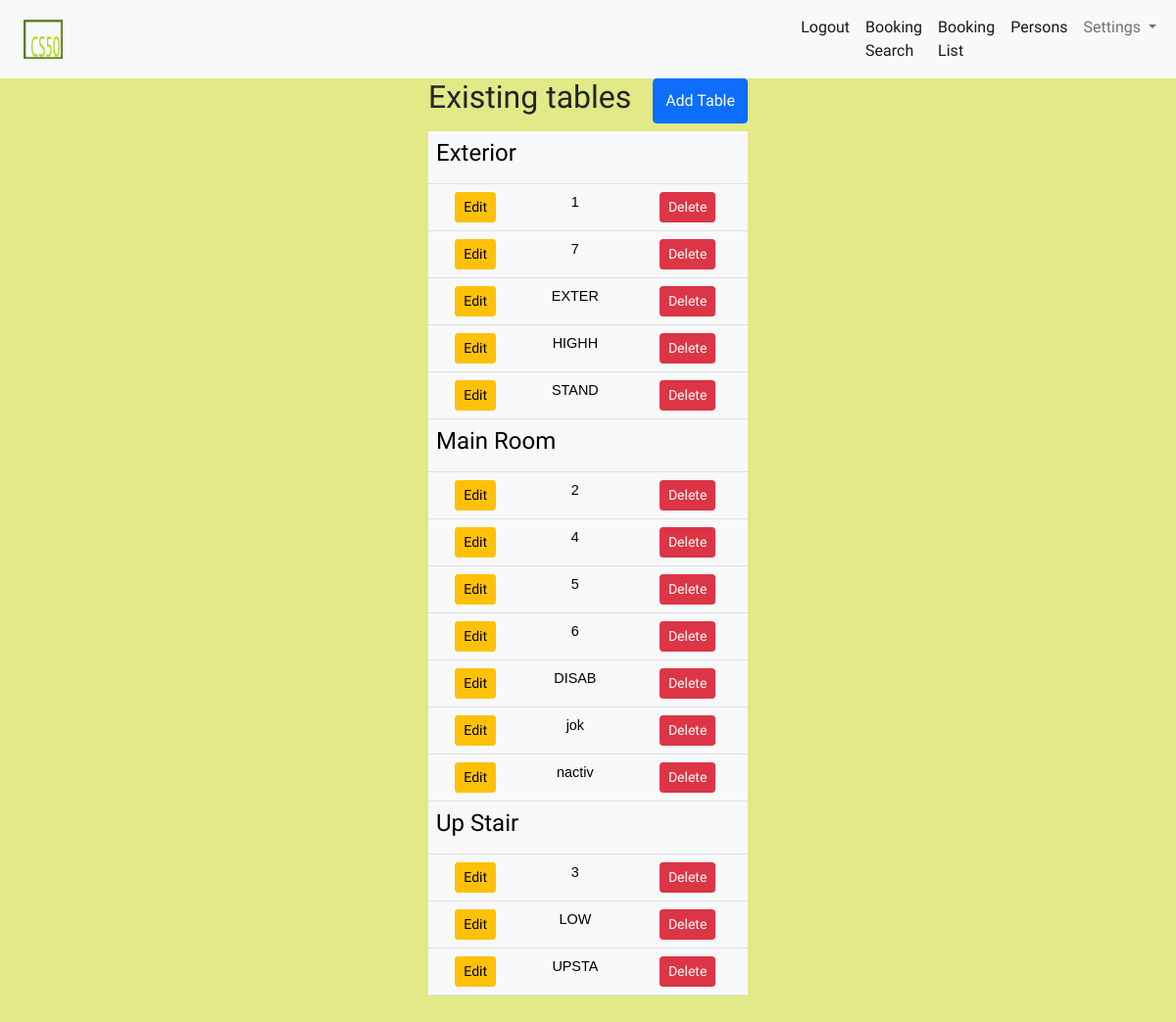
/table (signed in), run on the app's committed database.
### booking/models.py (models this page shows)
class Table(models.Model):
    is_active = models.BooleanField(default=True)
    is_joker = models.BooleanField(default=False)
    is_for_disabled = models.BooleanField(default=False)
    reference = models.CharField(max_length=6, unique=True, help_text="enter 6 characters max")
    area = models.CharField(
        max_length=3,
        choices=AREA_CHOICES,
        default="MAI"
    )
    capacity = models.IntegerField(
        choices=CAPACITY_CHOICES,
        default=2
    )
    form_type = models.CharField(
        max_length=10,
        choices=FORM_TYPE_CHOICES,
        verbose_name="Table height"
    )
    def __str__(self):
        return self.reference

### booking/views.py (the view)
# urls.py: path('table', views.table, name="table"),
@login_required
def table(request):
    if request.method == "POST":
        table_form = TableForm(request.POST)
        if table_form.is_valid():
            table_form.save()
            return HttpResponseRedirect(reverse("table"))
        else:
            print("table_form is not valid!")
            return HttpResponse('transmited data are invalid', status=403)
    else:
        tables = Table.objects.all().order_by('area', 'reference')
        table_form = TableForm()
        return render(request, "booking/table.html", {
            "tables": tables,
            "table_form": table_form,
            "tables_data": json.dumps(list(tables.values()))
        })

### booking/templates/booking/table.html (shortened to what this page needs)
{% extends "booking/layout.html" %}
{% load static %}
{% block body %}
<section id="table">
    <div class="container-sm">
        <div id="existing-tables">
            <div class="d-flex justify-content-between mb-2">
                <h2>Existing tables</h2>
                <button type="button" class="btn btn-primary" data-bs-toggle="modal" data-bs-target="#createModal">
                    Add Table
                </button>
            </div>
            <table data-tables_data="{{ tables_data }}" class="table table-light">
                {% regroup tables by get_area_display as area_list %}
                {% for area,tables_in_area in area_list %}
                    <tr><th colspan="2"><h4>{{ area }}</h4></th><td></td></tr>
                    {% for table in tables_in_area %}
                        <tr>
                            <td><button type="button" class="btn btn-sm btn-warning edit-table" data-table_id="{{ table.id }}" data-bs-toggle="modal" data-bs-target="#edit_section">Edit</button></td>
                            <td class="center-cell">{{ table }}</td>
                            <td><button type="button" class="btn btn-sm btn-danger delete-table" data-table_id="{{ table.id }}" data-table_ref="{{ table.reference }}" data-bs-toggle="modal" data-bs-target="#delete_confirmation">Delete</button></td>
                        </tr>
                    {% endfor %}
                {% endfor %}
            </table>
        </div>
    </div>
</section>
{% endblock %}

### booking/static/booking/styles.css (style rules this page uses)
* { box-sizing: border-box; }
body { background-color: #E2E986; font-family: 'Amatic SC', cursive; }
:root { font-size: 16px; --navbar-height: 2.5rem; }
section { margin-bottom: 3.5rem; }
table { font-size: 0.90rem; text-align: center; }
.container-sm { max-width: 350px; }
#existing-tables th { font-size: 0.9rem; font-weight: normal; text-align: left; margin: 0; width: 4em; }
.center-cell { font-family: Arial, Helvetica, sans-serif; }

### data on the page
Table: area "Exterior", reference "1"
Table: reference "7"
Table: reference "EXTER"
Table: reference "HIGHH"
Table: reference "STAND"
Table: area "Main Room", reference "2"
Table: reference "4"
Table: reference "5"
Table: reference "6"
Table: reference "DISAB"
Table: reference "jok"
Table: reference "nactiv"
Table: area "Up Stair", reference "3"
Table: reference "LOW"
Table: reference "UPSTA"
